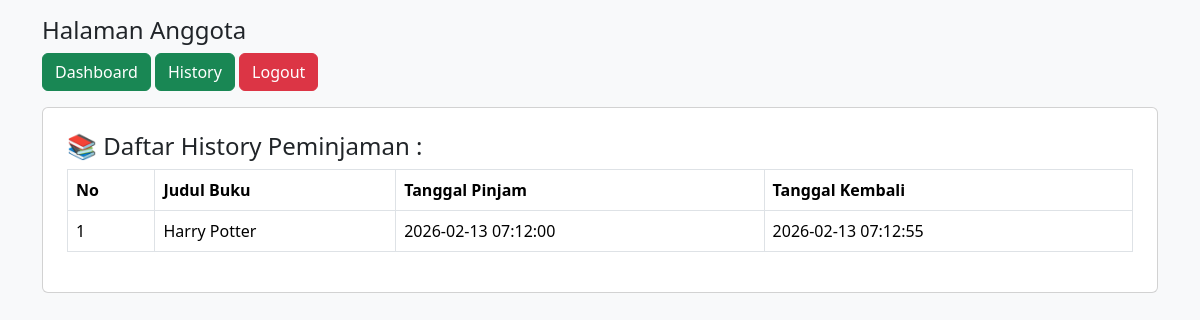
Screenshot of /anggota/dashboard.php?halaman=history (signed in) with the database file from the repository.
### tables this page shows
CREATE TABLE `transaksi` (
  `id_transaksi` int(11) NOT NULL,
  `id_anggota` int(11) NOT NULL,
  `id_buku` int(11) NOT NULL,
  `tgl_pinjam` datetime NOT NULL DEFAULT current_timestamp(),
  `tgl_kembali` datetime NOT NULL DEFAULT current_timestamp(),
  `status_transaksi` enum('peminjaman','pengembalian') NOT NULL
);

CREATE TABLE `buku` (
  `id_buku` int(11) NOT NULL,
  `judul_buku` varchar(100) NOT NULL,
  `pengarang` varchar(100) NOT NULL,
  `penerbit` varchar(100) NOT NULL,
  `tahun_terbit` year(4) NOT NULL,
  `status` enum('tersedia','tidak') NOT NULL,
  `stok` int(11) DEFAULT 0
);

### anggota/history.php (the view)
<h4>📚 Daftar History Peminjaman :</h4>
<table class="table table-bordered">
    <tr class="fw-bold">
        <td>No</td>
        <td>Judul Buku</td>
        <td>Tanggal Pinjam</td>
        <td>Tanggal Kembali</td>
    </tr>
<?php
$no = 1;
$query = "SELECT * FROM transaksi,buku
          WHERE buku.id_buku=transaksi.id_buku
          AND transaksi.id_anggota=$_SESSION[id_anggota]
          AND status_transaksi='Pengembalian'";
$data = mysqli_query($koneksi, $query);
foreach ($data as $peminjaman) { ?>
    <tr>
        <td><?= $no++; ?></td>
        <td><?= $peminjaman['judul_buku'] ?></td>
        <td><?= $peminjaman['tgl_pinjam'] ?></td>
        <td><?= $peminjaman['tgl_kembali'] ?></td>
    </tr>
<?php } ?>
</table>

### rows the page displays
transaksi: id_buku.judul_buku "Harry Potter", tgl_pinjam "2026-02-13 07:12:00", tgl_kembali "2026-02-13 07:12:55"
